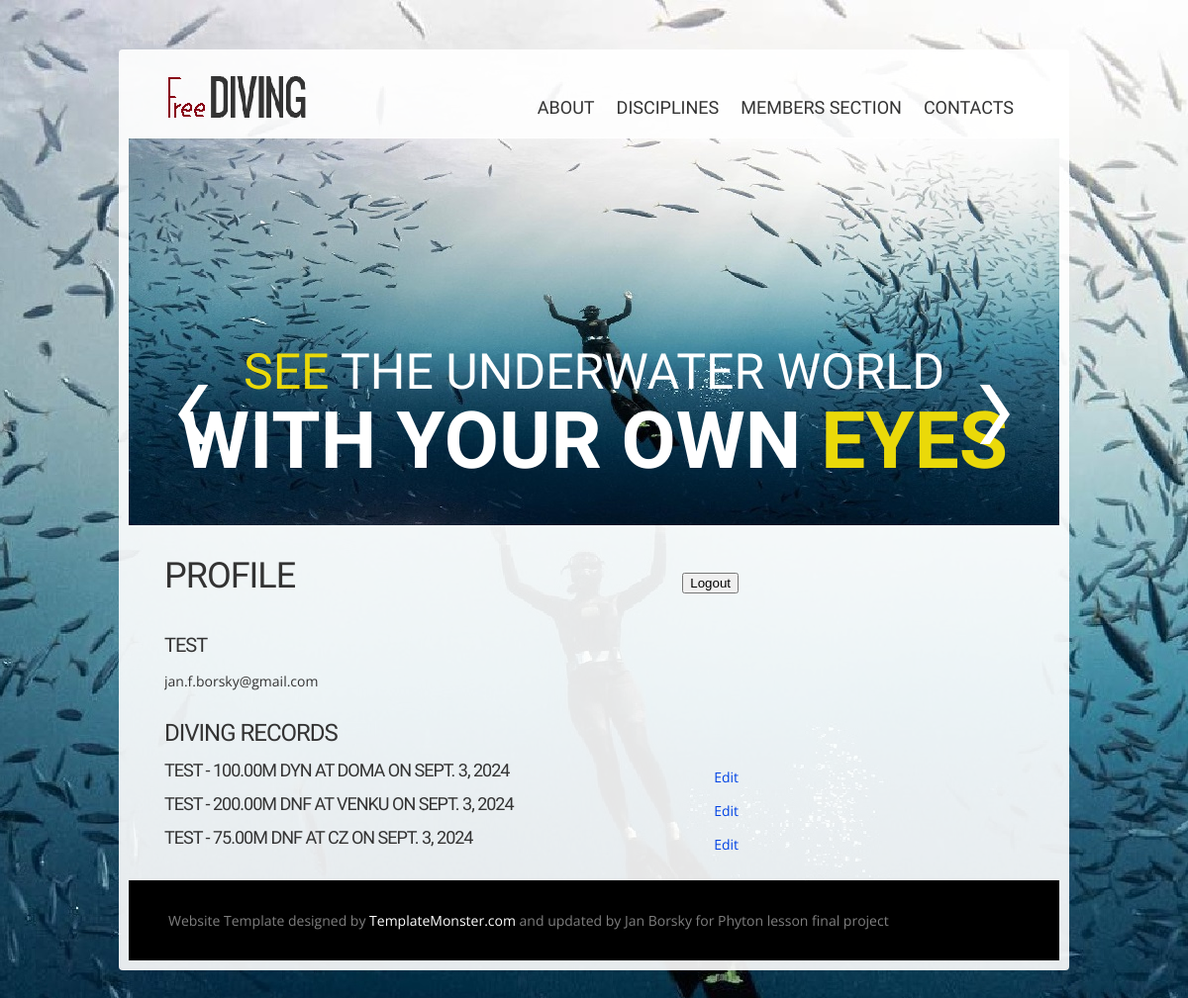
Page /accounts/profile/ (signed in) on the committed database.
### users/models.py (models this page shows, shortened)
class DivingRecord(models.Model):
    DYN = 'DYN'
    DNF = 'DNF'
    DYNB = 'DYNB'
    FIM = 'FIM'
    CTW = 'CTW'
    CTWB = 'CTWB'
    CNF = 'CNF'
    STA = 'STA'
    DISCIPLINE_CHOICES = [
        (DYN, 'Dynamic with Fins (DYN)'),
        (DNF, 'Dynamic No Fins (DNF)'),
        (DYNB, 'Dynamic with Bi-Fins (DYNB)'),
        (FIM, 'Free Immersion (FIM)'),
        (CTW, 'Constant Weight (CTW)'),
        (CTWB, 'Constant Weight Bi-Fins (CTWB)'),
        (CNF, 'Constant Weight No Fins (CNF)'),
        (STA, 'Static apnea (STA)'),
    ]
    user = models.ForeignKey(User, on_delete=models.CASCADE)
    discipline = models.CharField(
        max_length=4,
        choices=DISCIPLINE_CHOICES,
        default=DYN,
    )  # Disciplína potápění
    depth = models.DecimalField(max_digits=5, decimal_places=2)  # Maximální hloubka v metrech
    duration = models.DurationField()  # Délka potápění
    location = models.CharField(max_length=255)  # Místo potápění
    date = models.DateField()  # Datum potápění

### users/views.py (the view)
# urls.py: path('accounts/profile/', profile, name="profile"),
@login_required
def profile(request):
    DivingRecords_filter = DivingRecord.objects.filter(user=request.user)  # Získá všechny produkty z databáze pro usera
    return render(request, 'profile.html', {'pbsf': DivingRecords_filter})

### users/templates/profile.html (shortened to what this page needs)
{% extends "master.html" %}
{% block content %}
   {% load static %}
<section id="content">
      <div class="container_12">
        <article class="a2">
          <div class="wrapper">
            <div class="col-9">
                <div>
                    <div style="display: flex; justify-content: space-between; align-items: center;">
                        <h1>Profile</h1>
                        {% if user.is_authenticated %}
                            <form action="{% url 'logout' %}" method="post">
                                <button type="submit">Logout</button>
                            </form>
                        {% endif %}
                    </div>
                    <br>
                    <h4>{{ user.username }}</h4>
                    <p>{{ user.email }}</p>
                    <h3>Diving Records</h3>
                    <ul>
                    {% for DivingRecords_filter in pbsf %}
                        <li>
                            <div style="display: flex; justify-content: space-between; align-items: center;">
                                <h5>{{ DivingRecords_filter.user.username }} - {{ DivingRecords_filter.depth }}m {{DivingRecords_filter.discipline}} at {{DivingRecords_filter.location}} on {{DivingRecords_filter.date}}</h5>
                                <a href="{% url 'edit_diving_record' record_id=DivingRecords_filter.id %}">Edit</a>
                            </div>
                        </li>
                      {% endfor %}
                    </ul>
                </div>
              </div>
          </div>
        </article>
      </div>
    </section>
{% endblock content %}

### static/css/style.css (style rules this page uses)
body { background:url(../images/body-bg.png) no-repeat 50% 0 #000; font-family: 'Open Sans', sans-serif; font-size:14px; line-height:25px; color:#333; position:left; min-width:960px; }
html, body { height:100%; }
html { min-width:960px; }
.wrapper { overflow:hidden; position:relative; }
h1, h2, h3, h4, h5, h6 { color:#333; padding:0 0 12px 0; font-weight:normal; font-family: 'Oswald', sans-serif; letter-spacing:-1px; text-transform:uppercase; }
h1 { font-size:36px; line-height:42px; }
h3 { font-size:24px; line-height:30px; }
h4 { font-size:20px; line-height:24px; }
h5 { font-size:18px; line-height:22px; }
p { padding-bottom:25px; }
.a2 { margin:0 46px; }
a { color:#0043e4; text-decoration: none; cursor:pointer; }
section#content { position:relative; z-index:1; padding:30px 0 0 0; }
.col-9 { float:left; width:580px; margin:0 20px 20px 0; }

### static/css/grid.css (style rules this page uses)
.container_12 { margin-left:auto; margin-right:auto; width:960px; position:relative; }

### rows in the picture
DivingRecord: user.username "TEST", depth "100.00", discipline "DYN", location "DOMA", date "SEPT. 3, 2024"
DivingRecord: user.username "TEST", depth "200.00", discipline "DNF", location "VENKU", date "SEPT. 3, 2024"
DivingRecord: user.username "TEST", depth "75.00", discipline "DNF", location "CZ", date "SEPT. 3, 2024"

### other values in the picture
{{ user.username }} "TEST"
{{ user.email }} "jan.f.borsky@gmail.com"
